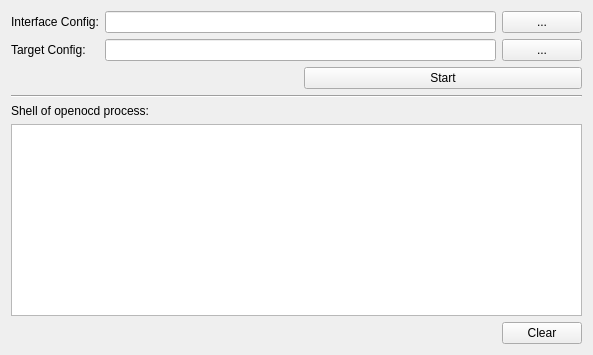
     <widget class="QWidget" name="tabOpenOCD">
      <attribute name="title">
       <string>OpenOCD</string>
      </attribute>
      <layout class="QVBoxLayout" name="verticalLayout">
       <item>
        <layout class="QGridLayout" name="gridLayout_3">
         <item row="0" column="0">
          <widget class="QLabel" name="labelOcdConfig">
           <property name="sizePolicy">
            <sizepolicy hsizetype="Minimum" vsizetype="Preferred">
             <horstretch>0</horstretch>
             <verstretch>0</verstretch>
            </sizepolicy>
           </property>
           <property name="text">
            <string>Interface Config:</string>
           </property>
           <property name="buddy">
            <cstring>lineEditRam</cstring>
           </property>
          </widget>
         </item>
         <item row="0" column="1" colspan="2">
          <widget class="QLineEdit" name="lineEditOcdInterfaceConfig">
           <property name="sizePolicy">
            <sizepolicy hsizetype="Expanding" vsizetype="Fixed">
             <horstretch>1</horstretch>
             <verstretch>0</verstretch>
            </sizepolicy>
           </property>
           <property name="text">
            <string/>
           </property>
          </widget>
         </item>
         <item row="0" column="3">
          <widget class="QPushButton" name="pushButtonOcdInterfaceConfigFile">
           <property name="toolTip">
            <string>browse for RAM image</string>
           </property>
           <property name="text">
            <string>...</string>
           </property>
          </widget>
         </item>
         <item row="1" column="0">
          <widget class="QLabel" name="labelOcdTargetConfig">
           <property name="text">
            <string>Target Config:</string>
           </property>
           <property name="buddy">
            <cstring>lineEditRam</cstring>
           </property>
          </widget>
         </item>
         <item row="1" column="1" colspan="2">
          <widget class="QLineEdit" name="lineEditOcdTargetConfig">
           <property name="sizePolicy">
            <sizepolicy hsizetype="Expanding" vsizetype="Fixed">
             <horstretch>1</horstretch>
             <verstretch>0</verstretch>
            </sizepolicy>
           </property>
           <property name="text">
            <string/>
           </property>
          </widget>
         </item>
         <item row="1" column="3">
          <widget class="QPushButton" name="pushButtonOcdTargetConfigFile">
           <property name="toolTip">
            <string>browse for RAM image</string>
           </property>
           <property name="text">
            <string>...</string>
           </property>
          </widget>
         </item>
         <item row="2" column="0" colspan="2">
          <spacer name="horizontalSpacer_2">
           <property name="orientation">
            <enum>Qt::Horizontal</enum>
           </property>
           <property name="sizeHint" stdset="0">
            <size>
             <width>428</width>
             <height>20</height>
            </size>
           </property>
          </spacer>
         </item>
         <item row="2" column="2" colspan="2">
          <widget class="QPushButton" name="pushButtonOcdDaemonStart">
           <property name="text">
            <string>Start</string>
           </property>
          </widget>
         </item>
        </layout>
       </item>
       <item>
        <widget class="Line" name="line">
         <property name="orientation">
          <enum>Qt::Horizontal</enum>
         </property>
        </widget>
       </item>
       <item>
        <widget class="QLabel" name="labelOcdConfig_3">
         <property name="text">
          <string>Shell of openocd process:</string>
         </property>
         <property name="buddy">
          <cstring>lineEditRam</cstring>
         </property>
        </widget>
       </item>
       <item>
        <widget class="QTextEdit" name="textEditOcdTerminal">
         <property name="font">
          <font>
           <family>Courier New</family>
          </font>
         </property>
         <property name="cursor" stdset="0">
          <cursorShape>IBeamCursor</cursorShape>
         </property>
         <property name="contextMenuPolicy">
          <enum>Qt::DefaultContextMenu</enum>
         </property>
         <property name="acceptDrops">
          <bool>false</bool>
         </property>
         <property name="lineWrapMode">
          <enum>QTextEdit::NoWrap</enum>
         </property>
         <property name="readOnly">
          <bool>true</bool>
         </property>
        </widget>
       </item>
       <item>
        <layout class="QHBoxLayout" name="horizontalLayout_3">
         <item>
          <spacer name="horizontalSpacer_3">
           <property name="orientation">
            <enum>Qt::Horizontal</enum>
           </property>
           <property name="sizeHint" stdset="0">
            <size>
             <width>338</width>
             <height>20</height>
            </size>
           </property>
          </spacer>
         </item>
         <item>
          <widget class="QPushButton" name="pushButtonOcdShellClear">
           <property name="text">
            <string>Clear</string>
           </property>
          </widget>
         </item>
        </layout>
       </item>
      </layout>
     </widget>
